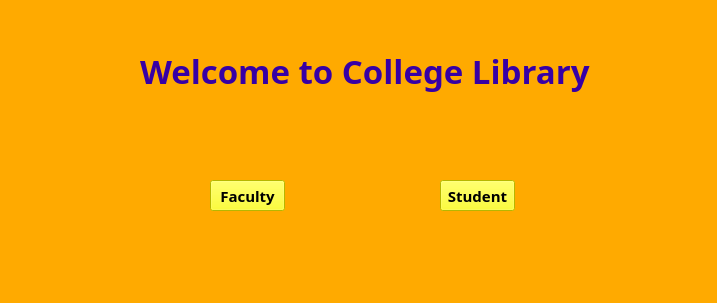
<?xml version="1.0" encoding="UTF-8"?>
<ui version="4.0">
 <class>Welcome</class>
 <widget class="QMainWindow" name="Welcome">
  <property name="geometry">
   <rect>
    <x>0</x>
    <y>0</y>
    <width>717</width>
    <height>303</height>
   </rect>
  </property>
  <property name="font">
   <font>
    <family>MS PGothic</family>
   </font>
  </property>
  <property name="windowTitle">
   <string>MainWindow</string>
  </property>
  <property name="styleSheet">
   <string notr="true">background-color: rgb(255, 170, 0);
border-color: rgb(0, 0, 0);</string>
  </property>
  <widget class="QWidget" name="centralwidget">
   <widget class="QLabel" name="label">
    <property name="geometry">
     <rect>
      <x>140</x>
      <y>40</y>
      <width>471</width>
      <height>61</height>
     </rect>
    </property>
    <property name="font">
     <font>
      <family>MS Office Symbol Semibold</family>
      <pointsize>25</pointsize>
      <weight>75</weight>
      <bold>true</bold>
     </font>
    </property>
    <property name="styleSheet">
     <string notr="true">color: rgb(55, 0, 165);</string>
    </property>
    <property name="text">
     <string>Welcome to College Library</string>
    </property>
   </widget>
   <widget class="QPushButton" name="pushButton">
    <property name="geometry">
     <rect>
      <x>210</x>
      <y>180</y>
      <width>75</width>
      <height>31</height>
     </rect>
    </property>
    <property name="font">
     <font>
      <family>MS Office Symbol</family>
      <pointsize>11</pointsize>
      <weight>75</weight>
      <bold>true</bold>
     </font>
    </property>
    <property name="styleSheet">
     <string notr="true">background-color: rgb(255, 255, 0);</string>
    </property>
    <property name="text">
     <string>Faculty</string>
    </property>
   </widget>
   <widget class="QPushButton" name="pushButton_2">
    <property name="geometry">
     <rect>
      <x>440</x>
      <y>180</y>
      <width>75</width>
      <height>31</height>
     </rect>
    </property>
    <property name="font">
     <font>
      <family>MS Office Symbol</family>
      <pointsize>11</pointsize>
      <weight>75</weight>
      <bold>true</bold>
     </font>
    </property>
    <property name="styleSheet">
     <string notr="true">background-color: rgb(255, 255, 0);</string>
    </property>
    <property name="text">
     <string>Student</string>
    </property>
   </widget>
  </widget>
  <widget class="QStatusBar" name="statusbar"/>
 </widget>
 <resources/>
 <connections/>
</ui>
